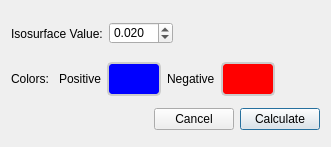
<?xml version="1.0" encoding="UTF-8"?>
<ui version="4.0">
 <class>CubeDataConfigurator</class>
 <widget class="QDialog" name="CubeDataConfigurator">
  <property name="geometry">
   <rect>
    <x>0</x>
    <y>0</y>
    <width>331</width>
    <height>147</height>
   </rect>
  </property>
  <property name="sizePolicy">
   <sizepolicy hsizetype="Expanding" vsizetype="Expanding">
    <horstretch>0</horstretch>
    <verstretch>0</verstretch>
   </sizepolicy>
  </property>
  <property name="windowTitle">
   <string>Add Surface</string>
  </property>
  <property name="styleSheet">
   <string>QToolButton {
   color: #333;
   background-color: #666;
   border-width: 2px;
   border-color: #CCC;
   border-style: solid;
   border-radius: 5;
   padding: 0px;
   min-width: 50px;
   max-width: 50px;
   min-height: 30px;
   max-height: 30px;
}

QToolButton:pressed {
   border-color: #222;
}
</string>
  </property>
  <layout class="QVBoxLayout" name="verticalLayout">
   <item>
    <layout class="QHBoxLayout" name="horizontalLayout_5">
     <item>
      <widget class="QLabel" name="label_3">
       <property name="text">
        <string>Isosurface Value:</string>
       </property>
      </widget>
     </item>
     <item>
      <widget class="QDoubleSpinBox" name="isovalue">
       <property name="decimals">
        <number>3</number>
       </property>
       <property name="minimum">
        <double>0.001000000000000</double>
       </property>
       <property name="maximum">
        <double>99.998999999999995</double>
       </property>
       <property name="singleStep">
        <double>0.001000000000000</double>
       </property>
       <property name="value">
        <double>0.020000000000000</double>
       </property>
      </widget>
     </item>
     <item>
      <spacer name="horizontalSpacer_4">
       <property name="orientation">
        <enum>Qt::Horizontal</enum>
       </property>
       <property name="sizeHint" stdset="0">
        <size>
         <width>238</width>
         <height>33</height>
        </size>
       </property>
      </spacer>
     </item>
    </layout>
   </item>
   <item>
    <layout class="QHBoxLayout" name="horizontalLayout_4">
     <item>
      <widget class="QLabel" name="label_12">
       <property name="text">
        <string>Colors: </string>
       </property>
      </widget>
     </item>
     <item>
      <widget class="QLabel" name="label_9">
       <property name="text">
        <string>Positive</string>
       </property>
      </widget>
     </item>
     <item>
      <widget class="QToolButton" name="positiveColorButton">
       <property name="styleSheet">
        <string notr="true">QToolButton {
   background-color: rgb(0, 0, 255);
}</string>
       </property>
       <property name="text">
        <string/>
       </property>
       <property name="iconSize">
        <size>
         <width>32</width>
         <height>16</height>
        </size>
       </property>
      </widget>
     </item>
     <item>
      <widget class="QLabel" name="negativeLabel">
       <property name="text">
        <string>Negative</string>
       </property>
      </widget>
     </item>
     <item>
      <widget class="QToolButton" name="negativeColorButton">
       <property name="styleSheet">
        <string notr="true">QToolButton {
   background-color: rgb(255, 0, 0);
}</string>
       </property>
       <property name="text">
        <string/>
       </property>
       <property name="iconSize">
        <size>
         <width>32</width>
         <height>16</height>
        </size>
       </property>
      </widget>
     </item>
     <item>
      <spacer name="horizontalSpacer_10">
       <property name="orientation">
        <enum>Qt::Horizontal</enum>
       </property>
       <property name="sizeHint" stdset="0">
        <size>
         <width>40</width>
         <height>20</height>
        </size>
       </property>
      </spacer>
     </item>
    </layout>
   </item>
   <item>
    <layout class="QHBoxLayout" name="horizontalLayout_8">
     <item>
      <spacer name="horizontalSpacer_3">
       <property name="orientation">
        <enum>Qt::Horizontal</enum>
       </property>
       <property name="sizeHint" stdset="0">
        <size>
         <width>40</width>
         <height>20</height>
        </size>
       </property>
      </spacer>
     </item>
     <item>
      <widget class="QPushButton" name="cancelButton">
       <property name="text">
        <string>Cancel</string>
       </property>
       <property name="autoDefault">
        <bool>false</bool>
       </property>
      </widget>
     </item>
     <item>
      <widget class="QPushButton" name="calculateButton">
       <property name="text">
        <string>Calculate</string>
       </property>
       <property name="default">
        <bool>true</bool>
       </property>
      </widget>
     </item>
    </layout>
   </item>
  </layout>
 </widget>
 <resources>
  <include location="IQmol.qrc"/>
 </resources>
 <connections>
  <connection>
   <sender>cancelButton</sender>
   <signal>clicked()</signal>
   <receiver>CubeDataConfigurator</receiver>
   <slot>close()</slot>
   <hints>
    <hint type="sourcelabel">
     <x>313</x>
     <y>414</y>
    </hint>
    <hint type="destinationlabel">
     <x>215</x>
     <y>221</y>
    </hint>
   </hints>
  </connection>
 </connections>
</ui>
